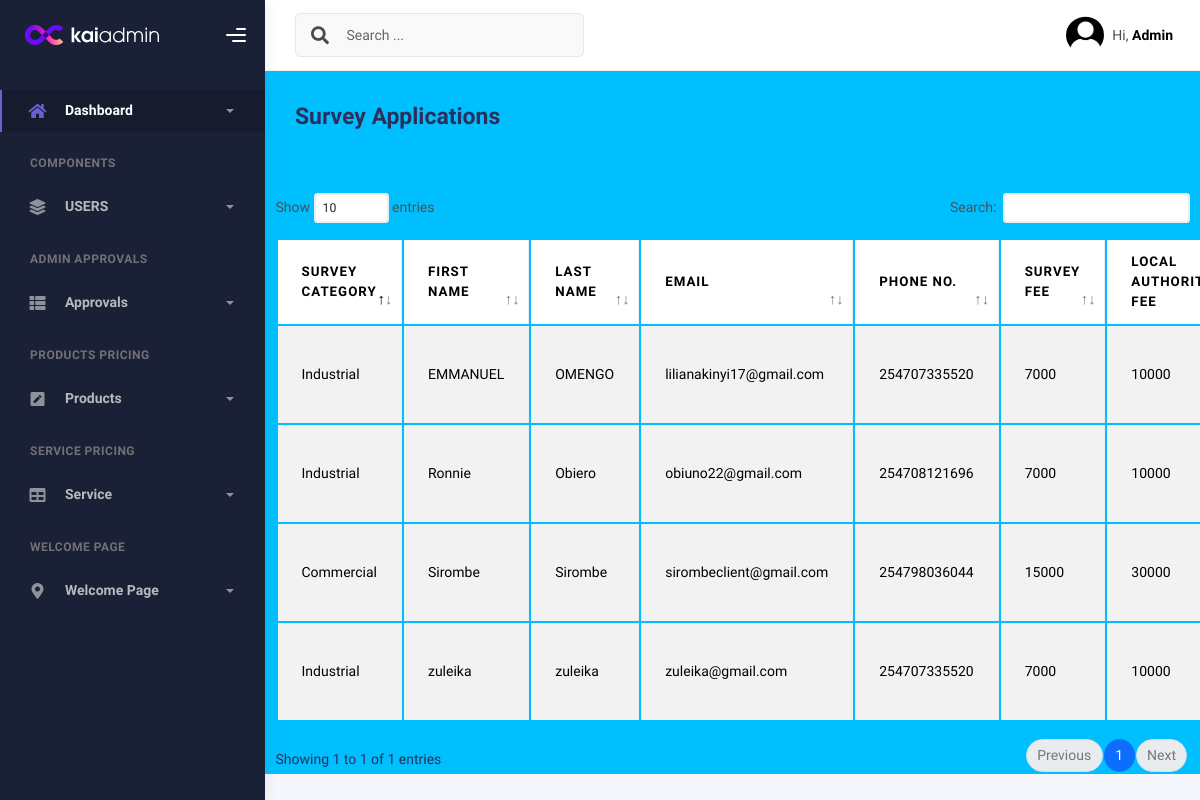
The page /survey_app (signed in) on the database as committed earlier.
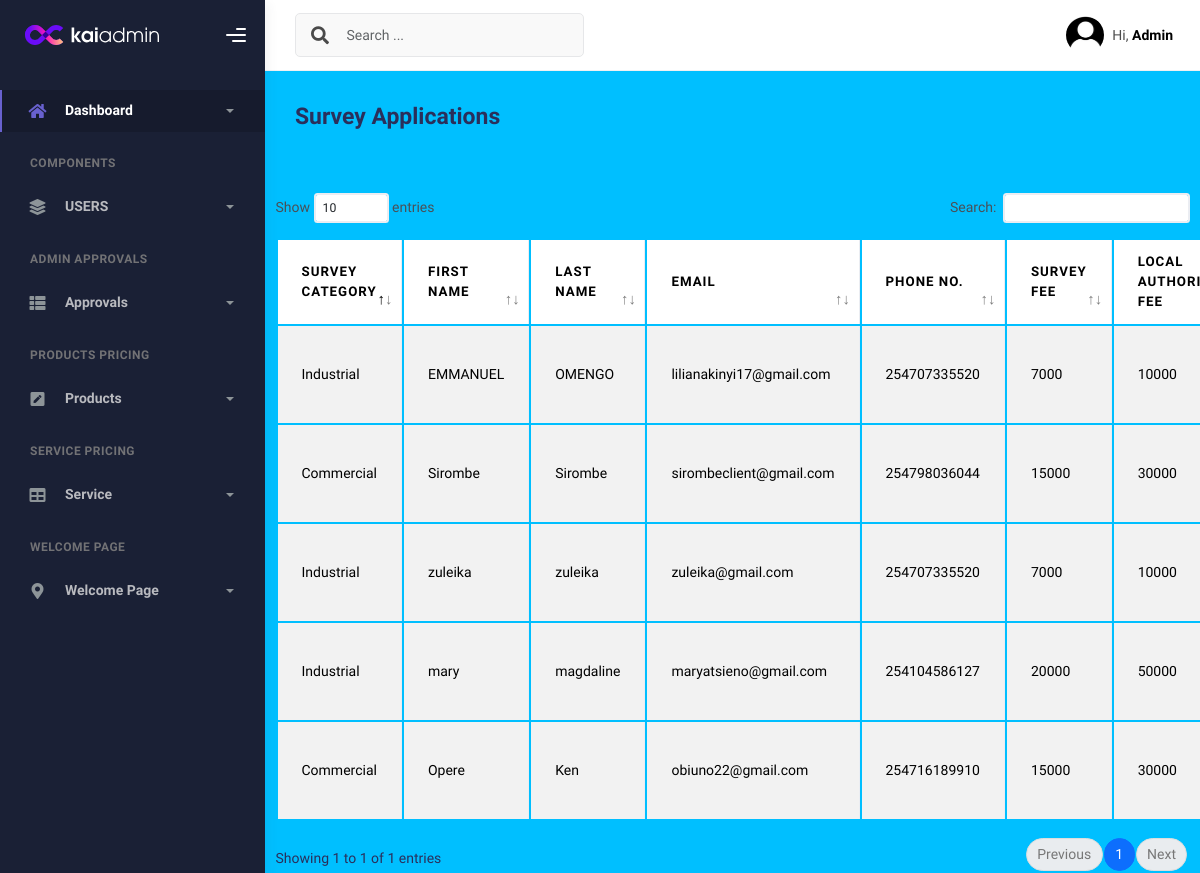
The same page on the database as committed later.
### admins/models.py (models this page shows, shortened)
class Survey_Application(models.Model):
    Survey_Category = models.CharField(max_length=50, null=False, blank=False)
    First_Name = models.CharField(max_length=20, null=False, blank=False)
    Last_Name = models.CharField(max_length=20, null=False, blank=False)
    Email_Address = models.EmailField(null=False, blank=False)
    Phone_Number = models.PositiveIntegerField(null=False, blank=False)
    Survey_Fee = models.PositiveIntegerField(null=False, blank=False)
    Local_Authority_Fee = models.PositiveIntegerField(null=False, blank=False)
    Total_Amount = models.PositiveIntegerField(null=False, blank=False)
    Mpesa_phone = models.PositiveIntegerField(blank=False, null=True, default='0000000000')
    Amount_paid = models.PositiveIntegerField(blank=False, null=True, default='0')
    depth = models.PositiveIntegerField(blank=False, null=False, default='0')
    height = models.PositiveIntegerField(blank=False, null=False, default='0')
    status_choice = [
        ('Approved', 'Approved'),
        ('Verified', 'Verified')
    ]
    status = models.CharField(max_length=15, null=True, blank=True, default="Verified", choices=status_choice)

### custom_admin/views.py (the view)
# urls.py: path('survey_app', views.survey_app, name='survey_app'),
@staff_member_required
def survey_app(request):
    suv_app = Survey_Application.objects.all()
    return render(request, 'admincustom/surveyapplication.html', {'suv_app': suv_app})

### custom_admin/templates/admincustom/surveyapplication.html (shortened to what the changed rows need)
{% load static %}
<!DOCTYPE html>
<html lang="en">
<head>
    <link href="https://cdn.jsdelivr.net/npm/bootstrap-icons/font/bootstrap-icons.css" rel="stylesheet">
    <link href="https://cdn.jsdelivr.net/npm/bootstrap@5.3.3/dist/css/bootstrap.min.css" rel="stylesheet"
>
    <link rel="stylesheet" href="{% static 'assets/css/bootstrap.min.css' %}"/>
    <link rel="stylesheet" href="{% static 'assets/css/plugins.min.css' %}"/>
    <link rel="stylesheet" href="{% static 'assets/css/kaiadmin.min.css' %}"/>
</head>
<body>
<div class="wrapper">
    <div class="main-panel">
        <div class="container" style="background-color: deepskyblue">
            <div class="row">
                <div class="table-responsive">
                    <table id="adminTable" class="table table-striped table-bordered">
                        <thead>
                        <tr>
                            <th>Survey Category</th>
                            <th>First Name</th>
                            <th>Last Name</th>
                            <th>Email</th>
                            <th>Phone No.</th>
                            <th>Survey Fee</th>
                            <th>Local Authority Fee</th>
                        </tr>
                        </thead>{% for suv in suv_app %}
                        <tbody>
                        <tr>
                            <td>{{ suv.Survey_Category }}</td>
                            <td>{{ suv.First_Name }}</td>
                            <td>{{ suv.Last_Name }}</td>
                            <td>{{ suv.Email_Address }}</td>
                            <td>{{ suv.Phone_Number }}</td>
                            <td>{{ suv.Survey_Fee }}</td>
                            <td>{{ suv.Local_Authority_Fee }}</td>
                        </tr>
                        </tbody>{% endfor %}
                    </table>
                </div>
            </div>
        </div>
    </div>
</div>
</body>
</html>

Rows that differ between the two databases and show on the page:
removed Survey_Application: Survey_Category "Industrial", First_Name "Ronnie", Last_Name "Obiero", Email_Address "obiuno22@gmail.com", Phone_Number "254708121696", Survey_Fee "7000", Local_Authority_Fee "10000"
added Survey_Application: Survey_Category "Industrial", First_Name "mary", Last_Name "magdaline", Email_Address "maryatsieno@gmail.com", Phone_Number "254104586127", Survey_Fee "20000", Local_Authority_Fee "50000"
added Survey_Application: Survey_Category "Commercial", First_Name "Opere", Last_Name "Ken", Email_Address "obiuno22@gmail.com", Phone_Number "254716189910", Survey_Fee "15000", Local_Authority_Fee "30000"
